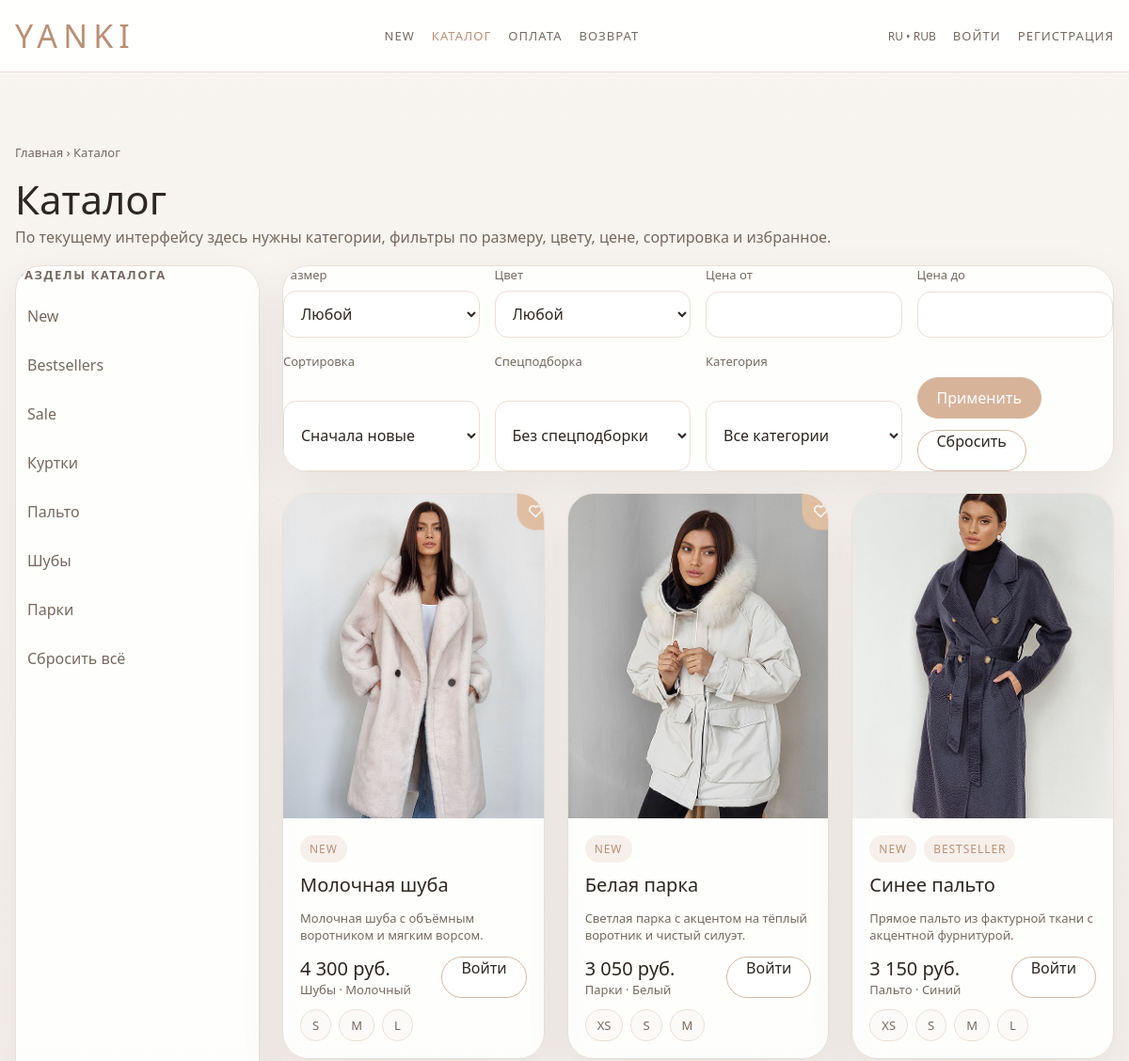
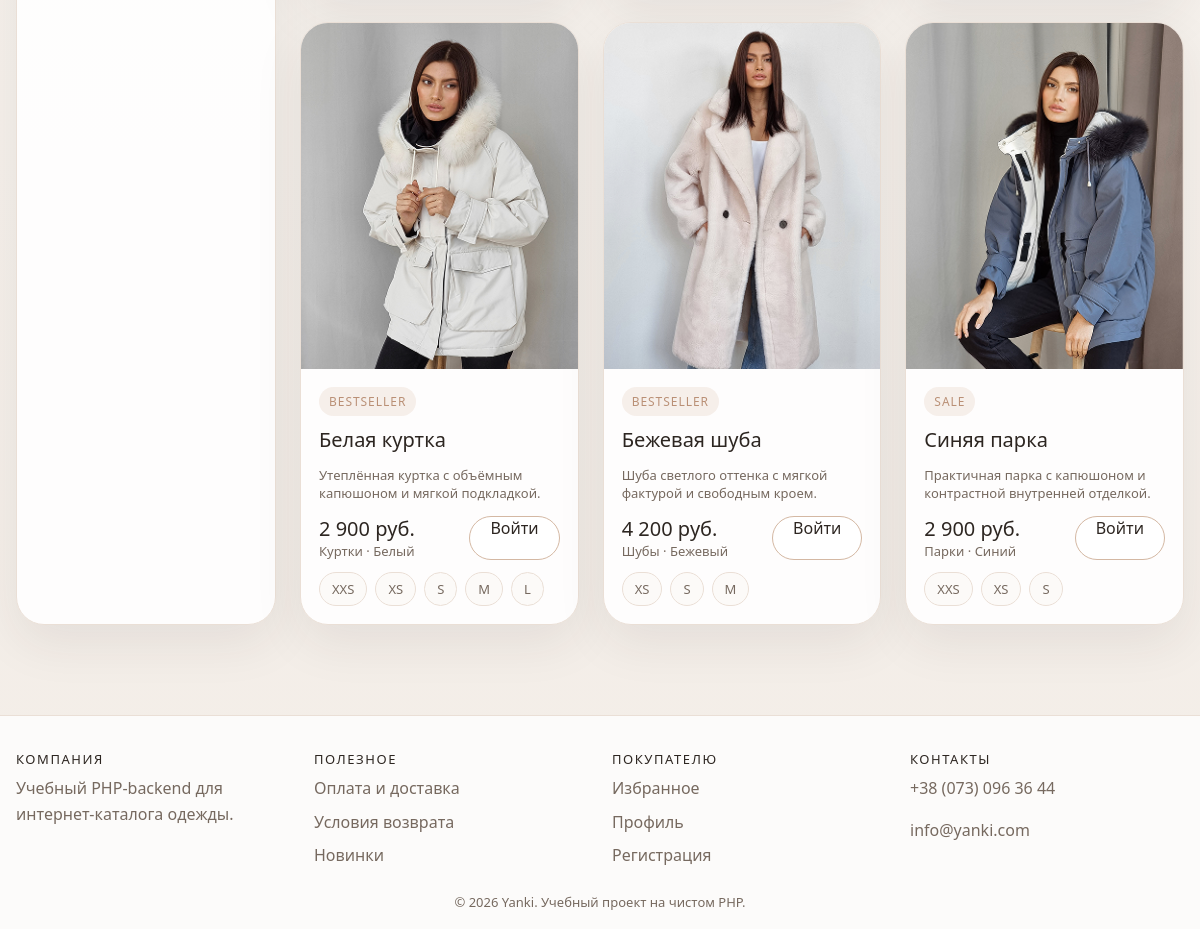
Screenshot of /catalog.php with the database file from the repository (2 pictures, top to bottom).
### tables this page shows
CREATE TABLE categories (
    id TINYINT UNSIGNED AUTO_INCREMENT PRIMARY KEY,
    name VARCHAR(100) NOT NULL,
    slug VARCHAR(100) NOT NULL,
    image_path VARCHAR(255) NOT NULL,
    sort_order TINYINT UNSIGNED NOT NULL DEFAULT 0,
    UNIQUE KEY uq_categories_slug (slug)
);

CREATE TABLE products (
    id INT UNSIGNED AUTO_INCREMENT PRIMARY KEY,
    category_id TINYINT UNSIGNED NOT NULL,
    color_id TINYINT UNSIGNED DEFAULT NULL,
    title VARCHAR(150) NOT NULL,
    slug VARCHAR(160) NOT NULL,
    short_description VARCHAR(255) DEFAULT NULL,
    description TEXT DEFAULT NULL,
    price DECIMAL(10,2) NOT NULL,
    image_path VARCHAR(255) NOT NULL,
    is_new TINYINT(1) NOT NULL DEFAULT 0,
    is_bestseller TINYINT(1) NOT NULL DEFAULT 0,
    is_sale TINYINT(1) NOT NULL DEFAULT 0,
    created_at TIMESTAMP NOT NULL DEFAULT CURRENT_TIMESTAMP,
    updated_at TIMESTAMP NOT NULL DEFAULT CURRENT_TIMESTAMP ON UPDATE CURRENT_TIMESTAMP,
    UNIQUE KEY uq_products_slug (slug),
    KEY idx_products_category_id (category_id),
    KEY idx_products_color_id (color_id),
    KEY idx_products_price (price),
    KEY idx_products_is_new (is_new),
    KEY idx_products_is_bestseller (is_bestseller),
    KEY idx_products_is_sale (is_sale),
    CONSTRAINT fk_products_category
        FOREIGN KEY (category_id) REFERENCES categories (id)
        ON UPDATE CASCADE,
    CONSTRAINT fk_products_color
        FOREIGN KEY (color_id) REFERENCES colors (id)
        ON UPDATE CASCADE
);

CREATE TABLE colors (
    id TINYINT UNSIGNED AUTO_INCREMENT PRIMARY KEY,
    name VARCHAR(50) NOT NULL,
    slug VARCHAR(50) NOT NULL,
    code CHAR(7) DEFAULT NULL,
    sort_order TINYINT UNSIGNED NOT NULL DEFAULT 0,
    UNIQUE KEY uq_colors_slug (slug)
);

### includes/functions.php (called while the page is built, shortened)
<?php
function app_base_url(): string
{
    static $baseUrl = null;
    if ($baseUrl !== null) {
        return $baseUrl;
    }
    $scriptName = str_replace('\\', '/', $_SERVER['SCRIPT_NAME'] ?? '');
    if (preg_match('#/actions/[^/]+$#', $scriptName) === 1) {
        $scriptName = (string) preg_replace('#/actions/[^/]+$#', '', $scriptName);
    } else {
        $scriptName = (string) preg_replace('#/[^/]+\.php$#', '', $scriptName);
    }
    $baseUrl = rtrim($scriptName, '/');
    return $baseUrl;
}
function url(string $path = ''): string
{
    $baseUrl = app_base_url();
    $path = ltrim($path, '/');
    if ($baseUrl === '') {
        return '/' . $path;
    }
    return $baseUrl . '/' . $path;
}
function asset(string $path = ''): string
{
    return url('assets/' . ltrim($path, '/'));
}
function e(?string $value): string
{
    return htmlspecialchars((string) $value, ENT_QUOTES | ENT_SUBSTITUTE, 'UTF-8');
}
function current_user(): ?array
{
    static $user = false;
    if ($user !== false) {
        return $user;
    }
    $userId = isset($_SESSION['user_id']) ? (int) $_SESSION['user_id'] : 0;
    if ($userId <= 0) {
        $user = null;
        return $user;
    }
    $user = get_user_by_id($userId);
    return $user;
}
function is_logged_in(): bool
{
    return current_user() !== null;
}
function format_price($price): string
{
    return number_format((float) $price, 0, ',', ' ') . ' руб.';
}
function selected_if($left, $right): string
{
    return (string) $left === (string) $right ? ' selected' : '';
}

### config/database.php (called while the page is built, shortened)
<?php
function db(): PDO
{
    static $pdo = null;
    if ($pdo instanceof PDO) {
        return $pdo;
    }
    $dsn = sprintf(
        'mysql:host=%s;port=%d;dbname=%s;charset=%s',
        (string) config('db.host'),
        (int) config('db.port'),
        (string) config('db.name'),
        (string) config('db.charset')
    );
    try {
        $pdo = new PDO(
            $dsn,
            (string) config('db.user'),
            (string) config('db.pass'),
            [
                PDO::ATTR_ERRMODE => PDO::ERRMODE_EXCEPTION,
                PDO::ATTR_DEFAULT_FETCH_MODE => PDO::FETCH_ASSOC,
                PDO::ATTR_EMULATE_PREPARES => false,
            ]
        );
    } catch (PDOException $exception) {
        http_response_code(500);
        exit('Не удалось подключиться к MySQL. Проверьте настройки в backend/config/config.php и импорт SQL-скрипта.');
    }
    return $pdo;
}

### includes/repositories.php (called while the page is built, shortened)
<?php
function get_categories(): array
{
    $statement = db()->query('SELECT id, name, slug, image_path, sort_order FROM categories ORDER BY sort_order ASC, id ASC');
    return $statement->fetchAll();
}
function get_catalog_products(array $filters = []): array
{
    $sql = <<<SQL
        SELECT
            p.id,
            p.category_id,
            p.color_id,
            p.title,
            p.slug,
            p.short_description,
            p.description,
            p.price,
            p.image_path,
            p.is_new,
            p.is_bestseller,
            p.is_sale,
            p.created_at,
            c.name AS category_name,
            c.slug AS category_slug,
            co.name AS color_name,
            co.code AS color_code,
            (
                SELECT GROUP_CONCAT(s2.name ORDER BY s2.sort_order SEPARATOR ' ')
                FROM product_sizes ps2
                INNER JOIN sizes s2 ON s2.id = ps2.size_id
                WHERE ps2.product_id = p.id
            ) AS sizes_text
        FROM products p
        INNER JOIN categories c ON c.id = p.category_id
        LEFT JOIN colors co ON co.id = p.color_id
        WHERE 1 = 1
    SQL;
    $params = [];
    $minPrice = $filters['min_price'] ?? null;
    $maxPrice = $filters['max_price'] ?? null;
    $flag = (string) ($filters['flag'] ?? '');
    $sort = (string) ($filters['sort'] ?? 'newest');
    $orderBy = 'p.created_at DESC, p.id DESC';
    $sql .= ' ORDER BY ' . $orderBy;
    $statement = db()->prepare($sql);
    $statement->execute();
    return $statement->fetchAll();
}

### public/catalog.php (the view, shortened to what this page needs)
<?php
$filters = [
    'flag' => trim((string) ($_GET['flag'] ?? '')),
    'category' => trim((string) ($_GET['category'] ?? '')),
    'size_id' => isset($_GET['size_id']) && $_GET['size_id'] !== '' ? (int) $_GET['size_id'] : null,
    'color_id' => isset($_GET['color_id']) && $_GET['color_id'] !== '' ? (int) $_GET['color_id'] : null,
    'min_price' => trim((string) ($_GET['min_price'] ?? '')),
    'max_price' => trim((string) ($_GET['max_price'] ?? '')),
    'sort' => trim((string) ($_GET['sort'] ?? 'newest')),
];
$categories = get_categories();
$products = get_catalog_products($filters);
$favoriteProductIds = is_logged_in() ? get_favorite_product_ids((int) current_user()['id']) : [];
$catalogUrl = static function (array $overrides = []) use ($filters): string {
    $params = array_merge($filters, $overrides);
    foreach ($params as $key => $value) {
        if ($value === '' || $value === null) {
            unset($params[$key]);
        }
    }
    $query = http_build_query($params);
    return url('catalog.php' . ($query !== '' ? '?' . $query : ''));
};
require_once __DIR__ . '/../includes/header.php';
?>
<main class="section">
    <div class="container">
        <div class="page-header">
            <div class="breadcrumbs">Главная › Каталог</div>
            <h1 class="page-title">Каталог</h1>
            <p class="page-subtitle">
                По текущему интерфейсу здесь нужны категории, фильтры по размеру, цвету, цене, сортировка и избранное.
            </p>
        </div>
        <div class="catalog-layout">
            <aside class="panel sidebar">
                <h2 class="sidebar-title">Разделы каталога</h2>
                <div class="sidebar-list">
                    <a class="sidebar-link <?= $filters['flag'] === 'new' ? 'active' : '' ?>" href="<?= e($catalogUrl(['flag' => 'new'])) ?>">
                        New
                    </a>
                    <a class="sidebar-link <?= $filters['flag'] === 'bestsellers' ? 'active' : '' ?>" href="<?= e($catalogUrl(['flag' => 'bestsellers'])) ?>">
                        Bestsellers
                    </a>
                    <a class="sidebar-link <?= $filters['flag'] === 'sale' ? 'active' : '' ?>" href="<?= e($catalogUrl(['flag' => 'sale'])) ?>">
                        Sale
                    </a>
                    <?php foreach ($categories as $category): ?>
                        <a
                            class="sidebar-link <?= $filters['category'] === $category['slug'] ? 'active' : '' ?>"
                            href="<?= e($catalogUrl(['category' => $category['slug']])) ?>"
                        >
                            <?= e($category['name']) ?>
                        </a>
                    <?php endforeach; ?>
                    <a class="sidebar-link" href="<?= e(url('catalog.php')) ?>">Сбросить всё</a>
                </div>
            </aside>
            <div>
                <section class="panel filter-panel">
                    <form action="<?= e(url('catalog.php')) ?>" method="get">
                        <div class="filter-grid">
                            <div class="field">
                                <label for="size_id">Размер</label>
                                <select id="size_id" name="size_id">
                                    <option value="">Любой</option>
                                </select>
                            </div>
                            <div class="field">
                                <label for="color_id">Цвет</label>
                                <select id="color_id" name="color_id">
                                    <option value="">Любой</option>
                                </select>
                            </div>
                            <div class="field">
                                <label for="min_price">Цена от</label>
                                <input id="min_price" type="number" name="min_price" min="0" step="1" value="<?= e($filters['min_price']) ?>">
                            </div>
                            <div class="field">
                                <label for="max_price">Цена до</label>
                                <input id="max_price" type="number" name="max_price" min="0" step="1" value="<?= e($filters['max_price']) ?>">
                            </div>
                        </div>
                        <div class="filter-grid" style="margin-top: 16px;">
                            <div class="field">
                                <label for="sort">Сортировка</label>
                                <select id="sort" name="sort">
                                    <option value="newest"<?= selected_if($filters['sort'], 'newest') ?>>Сначала новые</option>
                                </select>
                            </div>
                            <div class="field">
                                <label for="flag">Спецподборка</label>
                                <select id="flag" name="flag">
                                    <option value="">Без спецподборки</option>
                                </select>
                            </div>
                            <div class="field">
                                <label for="category">Категория</label>
                                <select id="category" name="category">
                                    <option value="">Все категории</option>
                                </select>
                            </div>
                            <div class="field">
                                <label>&nbsp;</label>
                                <div class="button-row">
                                    <button class="btn btn--primary" type="submit">Применить</button>
                                    <a class="btn btn--ghost" href="<?= e(url('catalog.php')) ?>">Сбросить</a>
                                </div>
                            </div>
                        </div>
                    </form>
                </section>
                <?php if (!$products): ?>
                    <div class="panel empty-state">
                        <h2 class="panel-title">Ничего не найдено</h2>
                        <p class="muted-text">Попробуйте сбросить часть фильтров или открыть весь каталог.</p>
                    </div>
                <?php else: ?>
                    <div class="catalog-grid">
                        <?php foreach ($products as $product): ?>
                            <?php $isFavorite = in_array((int) $product['id'], $favoriteProductIds, true); ?>
                            <article class="product-card">
                                <a href="<?= e(url('product.php?slug=' . urlencode($product['slug']))) ?>">
                                    <img src="<?= e(asset($product['image_path'])) ?>" alt="<?= e($product['title']) ?>">
                                </a>
                                <div class="product-card__body">
                                    <div class="badge-row">
                                        <?php if ((int) $product['is_new'] === 1): ?>
                                            <span class="badge">New</span>
                                        <?php endif; ?>
                                        <?php if ((int) $product['is_bestseller'] === 1): ?>
                                            <span class="badge">Bestseller</span>
                                        <?php endif; ?>
                                        <?php if ((int) $product['is_sale'] === 1): ?>
                                            <span class="badge">Sale</span>
                                        <?php endif; ?>
                                    </div>
                                    <h2 class="product-card__title">
                                        <a href="<?= e(url('product.php?slug=' . urlencode($product['slug']))) ?>">
                                            <?= e($product['title']) ?>
                                        </a>
                                    </h2>
                                    <p class="helper-text"><?= e($product['short_description']) ?></p>
                                    <div class="product-card__meta">
                                        <div>
                                            <div class="price"><?= e(format_price((float) $product['price'])) ?></div>
                                            <div class="helper-text">
                                                <?= e($product['category_name']) ?> · <?= e($product['color_name'] ?? 'Без цвета') ?>
                                            </div>
                                        </div>
                                        <?php if (is_logged_in()): ?>
                                            <form class="favorite-form" action="<?= e(url('actions/toggle_favorite.php')) ?>" method="post">
                                                <?= csrf_field() ?>
                                                <input type="hidden" name="product_id" value="<?= (int) $product['id'] ?>">
                                                <input type="hidden" name="redirect_to" value="<?= e(current_path_with_query()) ?>">
                                                <button class="favorite-button <?= $isFavorite ? 'favorite-button--active' : '' ?>" type="submit">
                                                    <?= $isFavorite ? '♥' : '♡' ?>
                                                </button>
                                            </form>
                                        <?php else: ?>
                                            <a class="btn btn--ghost" href="<?= e(url('login.php')) ?>">Войти</a>
                                        <?php endif; ?>
                                    </div>
                                    <div class="sizes">
                                        <?php foreach (array_filter(explode(' ', (string) $product['sizes_text'])) as $sizeName): ?>
                                            <span class="chip"><?= e($sizeName) ?></span>
                                        <?php endforeach; ?>
                                    </div>
                                </div>
                            </article>
                        <?php endforeach; ?>
                    </div>
                <?php endif; ?>
            </div>
        </div>
    </div>
</main>
<?php require_once __DIR__ . '/../includes/footer.php'; ?>

### rows the page displays
categories: name "Куртки"
categories: name "Пальто"
categories: name "Шубы"
categories: name "Парки"
products: image_path (picture), is_new "NEW", title "Молочная шуба", short_description "Молочная шуба с объёмным воротником и мягким ворсом.", price "4 300 руб.", category.name "Шубы", color.name "Молочный", sizeName "S", sizeName "M", sizeName "L"
products: image_path (picture), is_new "NEW", title "Белая парка", short_description "Светлая парка с акцентом на тёплый воротник и чистый силуэт.", price "3 050 руб.", category.name "Парки", color.name "Белый", sizeName "XS", sizeName "S", sizeName "M"
products: image_path (picture), is_new "NEW", is_bestseller "BESTSELLER", title "Синее пальто", short_description "Прямое пальто из фактурной ткани с акцентной фурнитурой.", price "3 150 руб.", category.name "Пальто", color.name "Синий", sizeName "XS", sizeName "S", sizeName "M", sizeName "L"
products: image_path (picture), is_bestseller "BESTSELLER", title "Белая куртка", short_description "Утеплённая куртка с объёмным капюшоном и мягкой подкладкой.", price "2 900 руб.", category.name "Куртки", color.name "Белый", sizeName "XXS", sizeName "XS", sizeName "S", sizeName "M", sizeName "L"
products: image_path (picture), is_bestseller "BESTSELLER", title "Бежевая шуба", short_description "Шуба светлого оттенка с мягкой фактурой и свободным кроем.", price "4 200 руб.", category.name "Шубы", color.name "Бежевый", sizeName "XS", sizeName "S", sizeName "M"
products: image_path (picture), is_sale "SALE", title "Синяя парка", short_description "Практичная парка с капюшоном и контрастной внутренней отделкой.", price "2 900 руб.", category.name "Парки", color.name "Синий", sizeName "XXS", sizeName "XS", sizeName "S"
